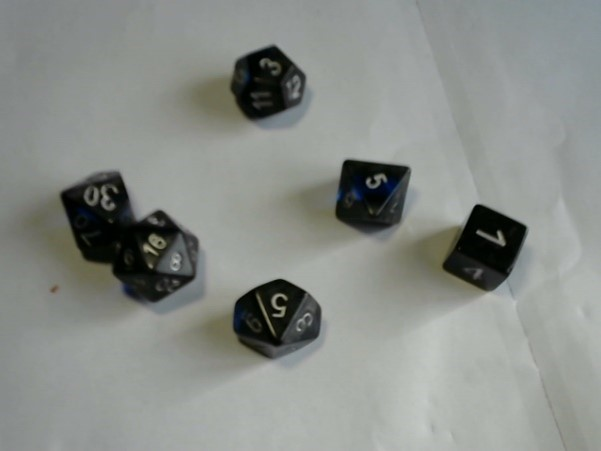
#> input picture Picture1.jpg, 601 x 451 px
$ python test.py
#> lines starting #> are read from the running program, lines starting #| are printed output that depends on the picture; after the words box and inside, x2 and y2 are one past the last pixel; in counts of white or black regions, pixels touching at a corner belong together
import cv2
import numpy as np
import matplotlib.pyplot as plt

img = cv2.imread('Picture1.jpg', cv2.IMREAD_GRAYSCALE)
#> img: shape (451, 601); min 0, max 200, mean 139.9

# [27 lines of commented-out code are left out]
ret1,th1 = cv2.threshold(img,127,255,cv2.THRESH_BINARY_INV)
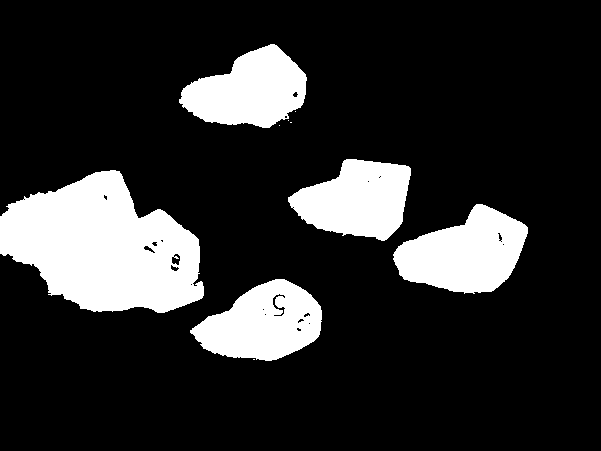
#> th1: shape (451, 601); 17.7% white; 10 white regions (5 under 20 px), largest, box (x1, y1, x2, y2) and area: (0, 170, 204, 313) 19527, (393, 204, 528, 294) 7725, (190, 279, 322, 361) 7038, (179, 44, 307, 128) 6891, (288, 159, 411, 241) 6797
# Otsu's thresholding
ret2,th2 = cv2.threshold(img,0,255,cv2.THRESH_BINARY_INV+cv2.THRESH_OTSU)
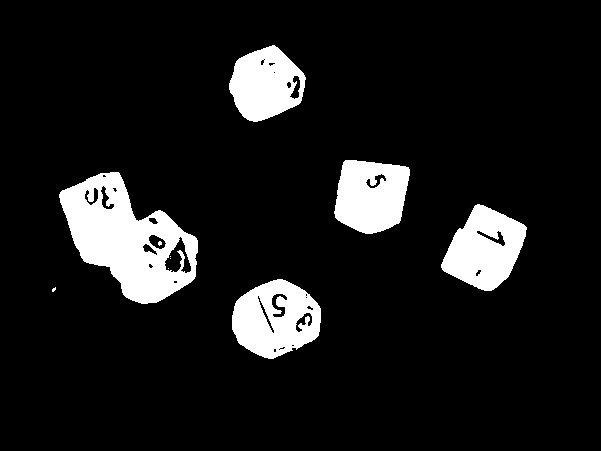
#> th2: shape (451, 601); 10.2% white; 10 white regions (5 under 20 px), largest, box (x1, y1, x2, y2) and area: (59, 172, 198, 304) 9680, (232, 279, 321, 359) 4895, (441, 204, 527, 291) 4621, (334, 160, 410, 234) 4358, (229, 45, 306, 122) 4029
#> ret2 = 90
# Otsu's thresholding after Gaussian filtering
#blur = cv2.GaussianBlur(img,(9,9),0)
#ret3,th3 = cv2.threshold(blur,0,255,cv2.THRESH_BINARY+cv2.THRESH_OTSU)

kernel = np.ones((11, 11), dtype='uint8')
th3 = cv2.morphologyEx(th2, cv2.MORPH_CLOSE, kernel)
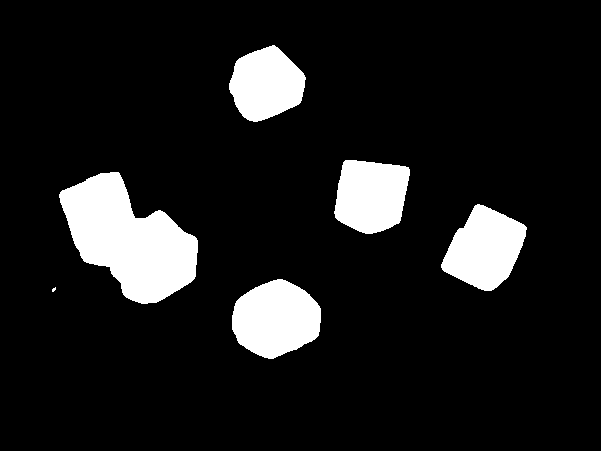
#> th3: shape (451, 601); 10.8% white; 6 white regions (1 under 20 px), largest, box (x1, y1, x2, y2) and area: (59, 172, 198, 304) 10654, (232, 279, 321, 359) 5285, (441, 204, 527, 291) 4769, (334, 160, 410, 234) 4458, (229, 45, 306, 122) 4196

# plot all the images and their histograms
images = [img, th1, th2]
titles = ['Original Image','Histogram','Global Thresholding (v=127)', "Otsu's Thresholding"]

plt.figure(0)
plt.subplot(2, 2, 1),plt.imshow(images[0],'gray')
plt.title(titles[0]), plt.xticks([]), plt.yticks([])
plt.subplot(2, 2, 2),plt.hist(images[0].ravel(),256)
plt.title(titles[1]), plt.xticks([]), plt.yticks([])
plt.subplot(2, 2, 3),plt.imshow(images[1],'gray')
plt.title(titles[2]), plt.xticks([]), plt.yticks([])
plt.subplot(2, 2, 4),plt.imshow(images[2],'gray')
plt.title(titles[3]), plt.xticks([]), plt.yticks([])

plt.show()
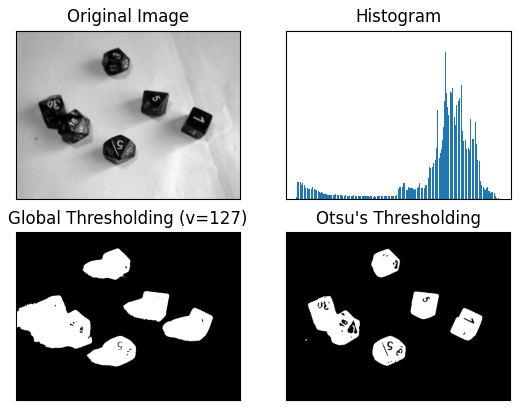
#> figure drawn by matplotlib, 4 panels

cv2.imwrite('Otsu.png', th2)

# [17 lines of commented-out code are left out]
